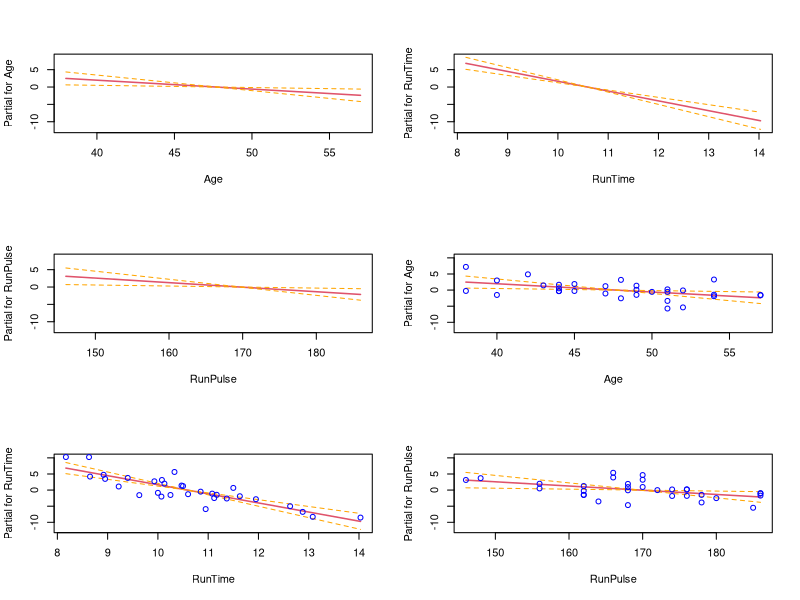
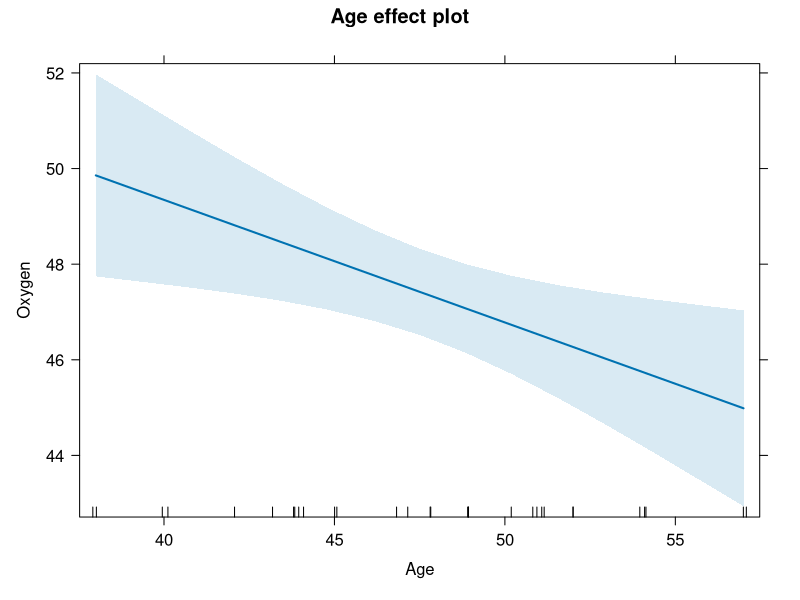
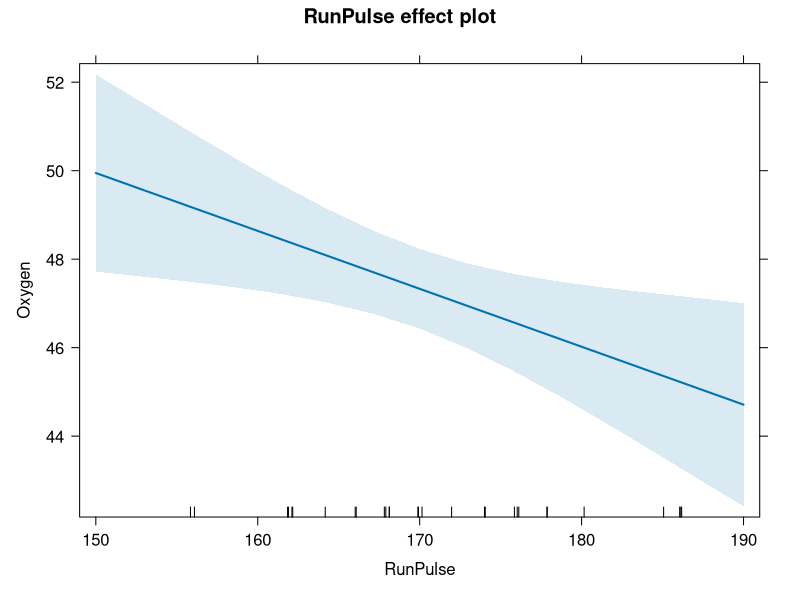
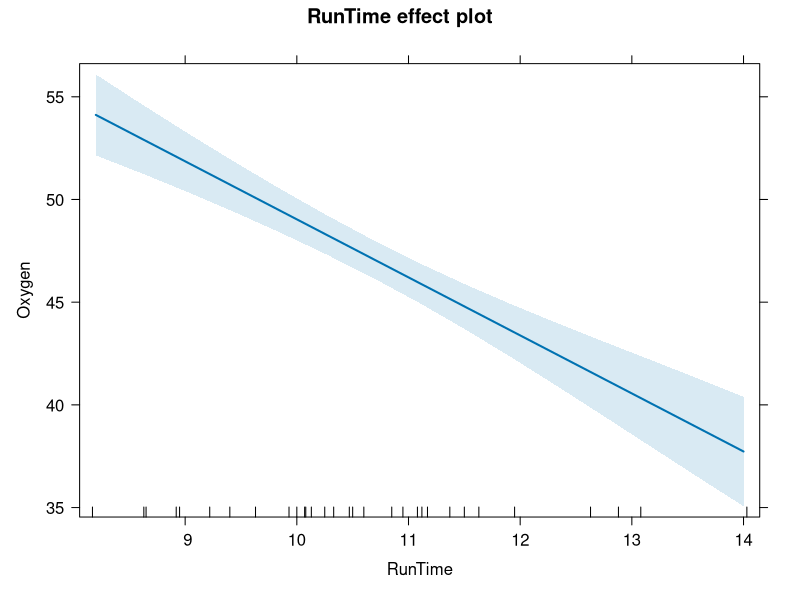
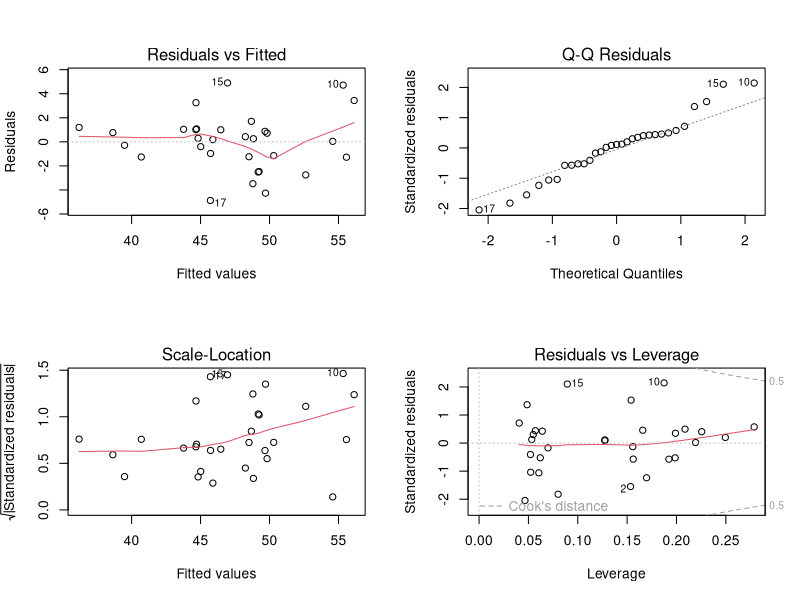

The R script that drew these images, in order: (Note: this script raises an error after producing the figures.)
## ---- chunk 1
knitr::opts_chunk$set(echo = TRUE)
## ---- chunk 2
library(stats)
library(tidyverse)
library(ggplot2)
library(car)
library(effects)
library(doParallel)
library(parallel)
## ---- chunk 3
fitness <- read.csv("data/fitness.csv", header = T)
head(fitness)
## ---- chunk 4

fitnessLM <- lm(Oxygen ~ Age + Weight + RunTime + RestPulse + RunPulse + MaxPulse, 
                data = fitness)

fitnessLM
## ---- chunk 5

summary (fitnessLM)

## ---- chunk 6

vif(fitnessLM)

## ---- chunk 7

vif(fitnessLM) > 5 

## ---- chunk 8
fitnessLM <- lm(Oxygen ~ Age + Weight + RunTime + RestPulse + RunPulse, 
                data = fitness)
fitnessLM  
## ---- chunk 9

finalModel <- step(fitnessLM)

## ---- chunk 10

par(mfrow = c(3,2))
termplot(finalModel, se = T)
termplot(finalModel, se = T, partial.resid = TRUE, col.res = 'blue')

## ---- chunk 11

plot(effect("Age", finalModel, rug = TRUE)) 

## ---- chunk 12

plot(effect("RunPulse", finalModel, rug = TRUE))

## ---- chunk 13

plot(effect("RunTime", finalModel, rug = TRUE))

## ---- chunk 14

par(mfrow = c(2,2))
plot(finalModel)

## ---- chunk 15

durbinWatsonTest(resid(finalModel))

## ---- chunk 16

shapiro.test(resid(finalModel))

## ---- chunk 17

bootLM <- function(samples, inputData, index){
  #Purpose: Generate the linear regression beta coefficients
  #Inputs: samples: a dataframe containing the indices for the bootstrap samples
  #        inputData: a dataframe containing the response variable, which must be 
  #        in the first column of the dataframe, and the covariates of interest
  #        index: the index of the position in the BootResults that Bootlm 
  #        should be applied to
  #Outputs: Beta: An matrix containing the parameter estimates from a linear 
  #         regression
  
  bootData <- inputData[samples[, index], ]
  Xmat <- bootData[, -1]
  Ymat <- bootData[, 1]
  beta <- solve(t(Xmat)%*%Xmat)%*%t(Xmat)%*%Ymat
  return(beta)
}

lmBoot_par <- function(inputData, nBoot){
  #Purpose: Generate a large number of linear regression beta coefficients using
  #         bootstrap methods.
  #Inputs: inputData: a dataframe containing the response variable, which must be 
  #        in the first column of the dataframe, and the covariates of interest
  #        nBoot: the number of bootstrap samples to generate.
  #Outputs: BootResults: An arraycontaing the parameter estimates of each 
  #         each bootstrap sample.
  #         ConfidenceIntervals: A matrix containing 95% confidence intervals 
  #         for each parameter.
  
  #Calculate the number of observations in the dataset 
  nObs <- nrow(inputData)
  
  #Create the sample data with 1s for the intercept
  sampleData <- as.matrix(cbind(inputData[, 1], 1, inputData[, -1]))
  
  #Set up parallisation
  nCores <- detectCores()
  myClust <- makeCluster(nCores - 1, type = "PSOCK")
  registerDoParallel(myClust)
  
  # Create the a matrix of indices for the bootstrap samples
  bootSamples <- matrix(sample(1:nrow(inputData), nObs * nBoot, replace = T), 
                        nrow = nObs, ncol = nBoot)
  
  #Use parallised sapply to apply bootLM to bootResults matrix
  bootResults <- matrix(NA, nBoot, ncol(sampleData[, -1]))
  bootResults <- parSapply(myClust, 1:nBoot, bootLM, inputData = sampleData, 
                           samples = bootSamples)
  
  #Close parallisation
  stopCluster(myClust)
  
  return(t(bootResults))
}

filteredData <- fitness %>% select(Oxygen, Age, RunTime, RunPulse)
bootRes <- lmBoot_par(filteredData,  1e4)

bootResCI <- matrix(NA, ncol(bootRes), 2, byrow = T)
for(i in 1:ncol(bootRes)){
  bootResCI[i, ] <- quantile(bootRes[, i], probs = c(0.025, 0.975))
}
colnames(bootResCI) <- c('2.5%', '97.5%')
rownames(bootResCI) <- c('intercept', 'Age', 'RunTime', 'RunPulse')
bootResCI

## ---- chunk 18

randFunc <- function(nRand){
  set.seed(180029941)
  fitness <- read.csv("data/fitness.csv", header = T)
  estimatedCoef <- coef(lm(Oxygen ~ Age + RunTime + RunPulse, data = fitness))
  
  simResults <- matrix(NA, nRand + 1, 4)
  simData <- fitness
  
  for(i in 2:(nRand + 1)) {
    simData$Oxygen <- sample(fitness$Oxygen, nrow(fitness), replace = F)
    simLm <- lm(Oxygen ~ Age + RunTime + RunPulse, data = simData)
    simResults[i, ] <- coef(simLm)
  }
  
  simResults[1, ] <- estimatedCoef
  colnames(simResults) <- c('intercept', 'Age', 'RunTime', 'RunPulse')
  
  simPvalues <- matrix(NA, 1, 4)
  for(i in 1:4){
    locEst <- c(1, rep(0, 999))
    locEst <- locEst[order(simResults[, i])]
    k <- which(locEst == 1)
    simPvalues[i] <- min(k / (nRand + 1), 1 - k / (nRand + 1)) * 2
  }
  colnames(simPvalues) <- c('intercept', 'Age', 'RunTime', 'RunPulse')
  return(simPvalues)
}
randFunc(1000)
